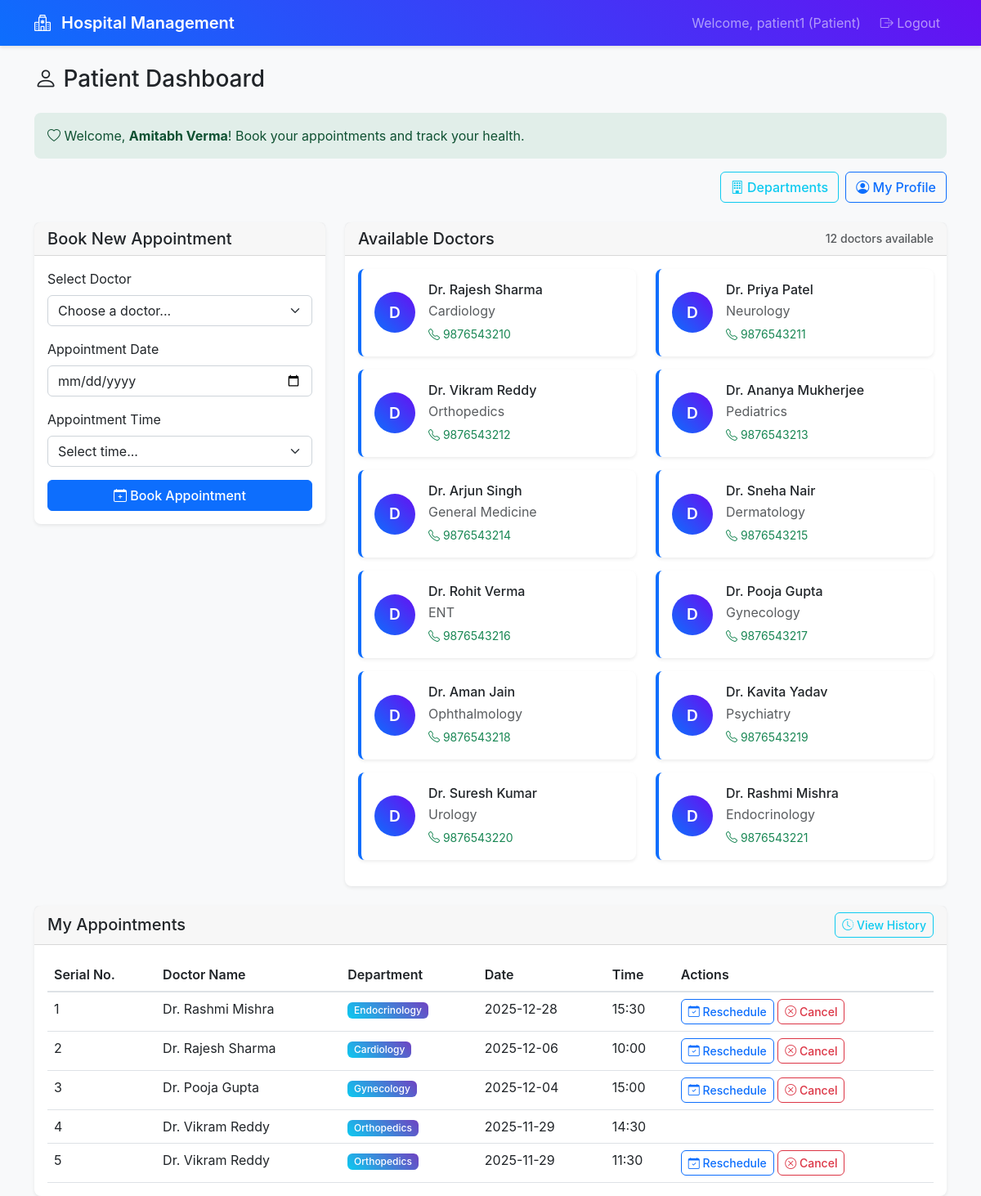
Page /patient/dashboard (signed in) on the earlier database version.
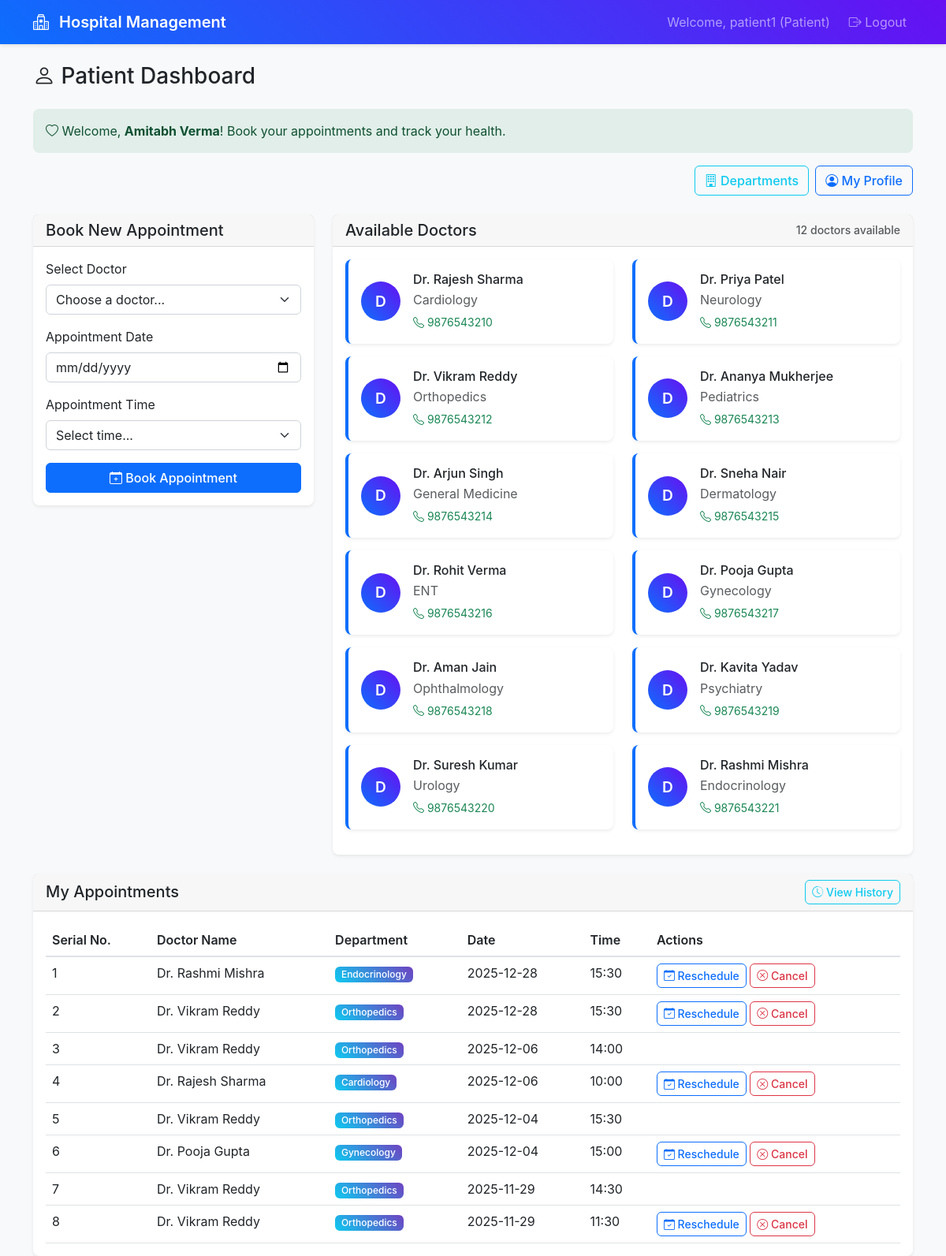
Same page on the later database version.
### app.py (models this page shows)
class Doctor(db.Model):
    __tablename__ = 'doctors'
    id: Mapped[int] = mapped_column(primary_key=True)
    user_id: Mapped[int] = mapped_column(db.ForeignKey('users.id'), nullable=False)
    name: Mapped[str] = mapped_column(nullable=False)
    specialization: Mapped[str] = mapped_column(nullable=True)
    phone: Mapped[str] = mapped_column(nullable=True)
    availability_days: Mapped[str] = mapped_column(nullable=True)
    availability_hours: Mapped[str] = mapped_column(nullable=True)
    availability_slots: Mapped[str] = mapped_column(nullable=True)
    created_at: Mapped[datetime] = mapped_column(default=datetime.utcnow)
    user = db.relationship('User', back_populates='doctor')
    appointments = db.relationship('Appointment', back_populates='doctor')

class Appointment(db.Model):
    __tablename__ = 'appointments'
    id: Mapped[int] = mapped_column(primary_key=True)
    patient_id: Mapped[int] = mapped_column(db.ForeignKey('patients.id'), nullable=False)
    doctor_id: Mapped[int] = mapped_column(db.ForeignKey('doctors.id'), nullable=False)
    appointment_date: Mapped[date] = mapped_column(nullable=False)
    appointment_time: Mapped[str] = mapped_column(nullable=False)
    status: Mapped[str] = mapped_column(default='booked')  # booked, completed, cancelled
    created_at: Mapped[datetime] = mapped_column(default=datetime.utcnow)
    patient = db.relationship('Patient', back_populates='appointments')
    doctor = db.relationship('Doctor', back_populates='appointments')
    treatment = db.relationship('Treatment', back_populates='appointment', uselist=False)

### routes.py (the view)
@app.route('/patient/dashboard')
@login_required
@role_required(['patient'])
def patient_dashboard():
    patient = Patient.query.join(User).filter(User.id == session['user_id']).first()
    if not patient:
        flash('Patient profile not found', 'error')
        return redirect(url_for('logout'))
    departments = Department.query.all()
    doctors = Doctor.query.all()
    appointments = db.session.query(
        Appointment,
        Doctor.name.label('doctor_name'),
        Doctor.specialization.label('specialization')
    ).join(Doctor, Appointment.doctor_id == Doctor.id)\
     .filter(Appointment.patient_id == patient.id)\
     .order_by(Appointment.appointment_date.desc(), Appointment.appointment_time.desc()).all()
    today_date = date.today().strftime('%Y-%m-%d')
    return render_template('patient_dashboard.html',
                         patient=patient,
                         departments=departments,
                         doctors=doctors,
                         appointments=appointments,
                         today_date=today_date)

### routes.py (called while the page is built)
def login_required(f):
    @wraps(f)
    def decorated_function(*args, **kwargs):
        if 'user_id' not in session:
            return redirect(url_for('login'))
        return f(*args, **kwargs)
    return decorated_function

def role_required(roles):
    def decorator(f):
        @wraps(f)
        def decorated_function(*args, **kwargs):
            if 'user_role' not in session or session['user_role'] not in roles:
                flash('Access denied. Insufficient permissions.', 'error')
                return redirect(url_for('login'))
            return f(*args, **kwargs)
        return decorated_function
    return decorator

### templates/patient_dashboard.html (shortened to what the changed rows need)
{% extends "base.html" %}
{% block content %}
<div class="row">
    <div class="col-12">
        <h1 class="h3 mb-4">
            <i class="bi bi-person"></i> Patient Dashboard
        </h1>
    </div>
</div>
<div class="row">
    <div class="col-md-8 mb-4">
        <div class="card">
            <div class="card-body">
                <div class="row">
                    {% for doctor in doctors %}
                    <div class="col-md-6 mb-3">
                        <div class="card border-left-primary">
                            <div class="card-body p-3">
                                <div class="d-flex align-items-center">
                                    <div class="avatar bg-primary text-white rounded-circle d-flex align-items-center justify-content-center me-3" style="width: 50px; height: 50px;">
                                        {{ doctor.name[0] }}
                                    </div>
                                    <div>
                                        <h6 class="mb-1">{{ doctor.name }}</h6>
                                        <p class="text-muted mb-1">{{ doctor.specialization }}</p>
                                        <small class="text-success">
                                            <i class="bi bi-telephone"></i> {{ doctor.phone or 'Contact via hospital' }}
                                        </small>
                                    </div>
                                </div>
                            </div>
                        </div>
                    </div>
                    {% endfor %}
                </div>
            </div>
        </div>
    </div>
</div>
<div class="row">
    <div class="col-12">
        <div class="card">
            <div class="card-body">
                {% if appointments %}
                <div class="table-responsive">
                    <table class="table">
                        <thead>
                            <tr>
                                <th>Serial No.</th>
                                <th>Doctor Name</th>
                                <th>Department</th>
                                <th>Date</th>
                                <th>Time</th>
                                <th>Actions</th>
                            </tr>
                        </thead>
                        <tbody>
                            {% for appointment_tuple in appointments %}
                            {% set appointment = appointment_tuple[0] %}
                            {% set doctor_name = appointment_tuple[1] %}
                            {% set specialization = appointment_tuple[2] %}
                            <tr>
                                <td>{{ loop.index }}</td>
                                <td>{{ doctor_name }}</td>
                                <td>
                                    <span class="badge bg-info">{{ specialization }}</span>
                                </td>
                                <td>{{ appointment.appointment_date }}</td>
                                <td>{{ appointment.appointment_time }}</td>
                                <td>
                                    {% if appointment.status == 'booked' %}
                                    <a href="{{ url_for('reschedule_appointment', appointment_id=appointment.id) }}" class="btn btn-sm btn-outline-primary">
                                        <i class="bi bi-calendar-check"></i> Reschedule
                                    </a>
                                    <form method="POST" action="{{ url_for('cancel_appointment', appointment_id=appointment.id) }}" class="d-inline">
                                        <button type="submit" class="btn btn-sm btn-outline-danger"
                                                onclick="return confirm('Are you sure you want to cancel this appointment?')">
                                            <i class="bi bi-x-circle"></i> Cancel
                                        </button>
                                    </form>
                                    {% endif %}
                                </td>
                            </tr>
                            {% endfor %}
                        </tbody>
                    </table>
                </div>
                {% else %}
                <div class="text-center py-4">
                    <i class="bi bi-calendar-x display-1 text-muted"></i>
                    <h4 class="text-muted">No appointments yet</h4>
                    <p class="text-muted">Book your first appointment to get started</p>
                </div>
                {% endif %}
            </div>
        </div>
    </div>
</div>
{% endblock %}

Differences in the rows shown:
added Appointment: {{ doctor_name }} "Dr. Vikram Reddy", {{ specialization }} "Orthopedics", appointment_date "2025-12-28", appointment_time "15:30"
added Appointment: {{ doctor_name }} "Dr. Vikram Reddy", {{ specialization }} "Orthopedics", appointment_date "2025-12-06", appointment_time "14:00"
added Appointment: {{ doctor_name }} "Dr. Vikram Reddy", {{ specialization }} "Orthopedics", appointment_date "2025-12-04", appointment_time "15:30"
